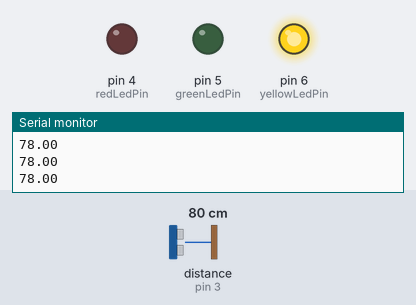
This sketch was run on a simulated Arduino Uno, built with avr-gcc and run on an emulated ATmega328P. On the bench: output pins drawn as LEDs (lit = HIGH), the last lines printed to the serial monitor. Wiring (inferred from the names in the program): ultrasonic range finder: trigger pin 2; echo pin 3. The test bench sets the inputs (shaded band); at power-on: distance to the obstacle (sensor on pin 3) 80 cm. The echo pulse lasts 58.3 µs per cm; pins used as bus, display or sensor lines are not drawn.

Above: at 1.2 s.
1.3 s: distance to the obstacle (sensor on pin 3) set to 46 cm
2.8 s: distance to the obstacle (sensor on pin 3) set to 39 cm
At 3.1 s:
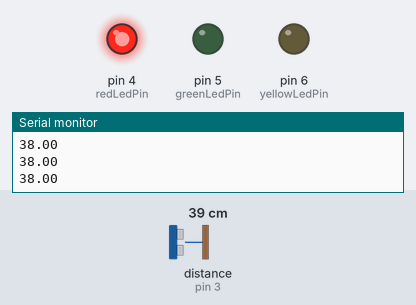
4.3 s: distance to the obstacle (sensor on pin 3) set to 250 cm
At 5.5 s:
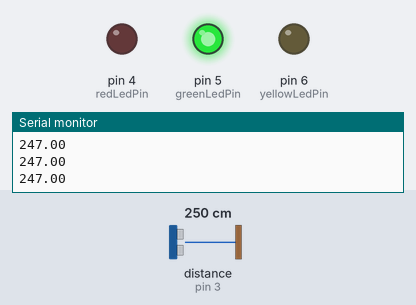
5.8 s: distance to the obstacle (sensor on pin 3) set to 188 cm
7.3 s: distance to the obstacle (sensor on pin 3) set to 180 cm
At 8.0 s:
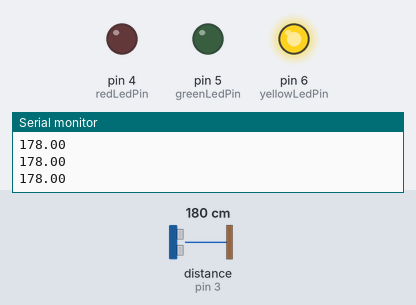
8.8 s: distance to the obstacle (sensor on pin 3) set to 2 cm
At 9.6 s:
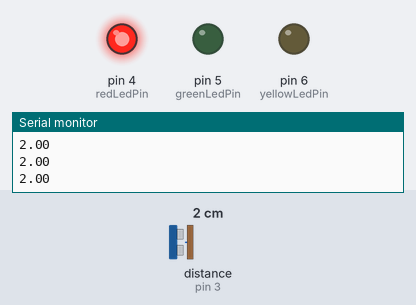
Timing chart, 0 to 11.3 s (numbered marks = the images above; inputs shaded):
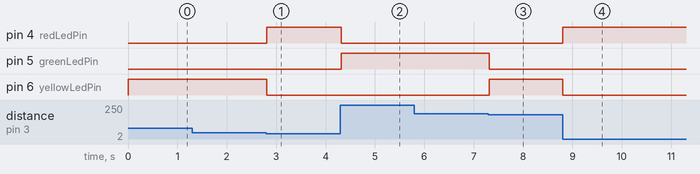

Measured:
- the behaviour switches between 44 and 43 cm on distance to the obstacle (sensor on pin 3) (found by bisection; images 0 and 1)
- the behaviour switches between 183 and 182 cm on distance to the obstacle (sensor on pin 3) (found by bisection; images 2 and 3)
- after the input at 2.8 s, pin 4 (redLedPin): LOW → HIGH at once; pin 6 (yellowLedPin): HIGH → LOW at once
- after the input at 4.3 s, pin 4 (redLedPin): HIGH → LOW at once; pin 5 (greenLedPin): LOW → HIGH at once
- after the input at 7.3 s, pin 5 (greenLedPin): HIGH → LOW at once; pin 6 (yellowLedPin): LOW → HIGH at once
- after the input at 8.8 s, pin 4 (redLedPin): LOW → HIGH at once; pin 6 (yellowLedPin): HIGH → LOW at once

The sketch:

ultrasonic-led.ino
```cpp
const int trigPin = 2;
const int echoPin = 3;
const unsigned long echoTimeout = 20000;

const int redLedPin = 4;
const int greenLedPin = 5;
const int yellowLedPin = 6;


const float redDistance = 42;
const float yellowDistance = 180;

void setup() {
  pinMode(trigPin, OUTPUT);
  pinMode(echoPin, INPUT);


  pinMode(redLedPin, OUTPUT);
  pinMode(greenLedPin, OUTPUT);
  pinMode(yellowLedPin, OUTPUT);

  Serial.begin(9600);
}

void loop() {

  float distance = readDistance();
  Serial.println(distance);
  if (distance <= redDistance) {
    digitalWrite(redLedPin, HIGH);
    digitalWrite(greenLedPin, LOW);
    digitalWrite(yellowLedPin, LOW);
    return;
  }

  if (distance > redDistance && distance <= yellowDistance) {
    digitalWrite(redLedPin, LOW);
    digitalWrite(greenLedPin, LOW);
    digitalWrite(yellowLedPin, HIGH);
    return;
  }


  digitalWrite(redLedPin, LOW);
  digitalWrite(greenLedPin, HIGH);
  digitalWrite(yellowLedPin, LOW);
}

int readDistance() {
  digitalWrite(trigPin, LOW);
  delayMicroseconds(2);
  digitalWrite(trigPin, HIGH);
  delayMicroseconds(10);
  digitalWrite(trigPin, LOW);

  long dur = pulseIn(echoPin, HIGH, echoTimeout);
  if (dur == 0) {
    return -1;  // no echo received within timeout
  }
  return dur * 0.034 / 2;
}
```
